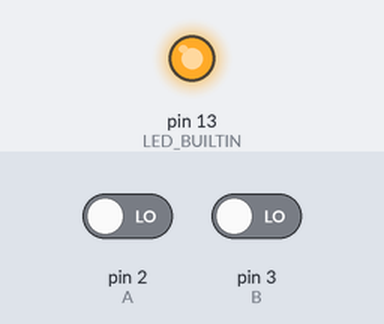
A sketch run on a simulated Arduino Uno, built with avr-gcc and run on an emulated ATmega328P. On the bench: output pins drawn as LEDs (lit = HIGH). The inputs (shaded band) are chosen by the test bench; at power-on: pin 2 (A) LOW, pin 3 (B) LOW. What the sketch prints to the serial monitor is not drawn.

Above: at 0.1 s.
Timing chart, 0 to 1.6 s (numbered marks = the images above):
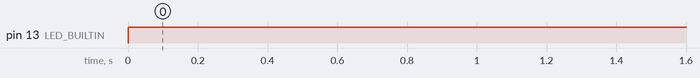

The sketch:

Arduino.ino
```cpp
#include <Arduino.h>

int A=2;
int B=3;


void setup() {

   pinMode(A,INPUT);
   pinMode(B,INPUT);
   pinMode(LED_BUILTIN,OUTPUT);

}


void loop()
{
      int a=digitalRead(A);
      int b=digitalRead(B);

      int Y=(!(a||b))||(a||b);

       if(Y==1)
	   {
         digitalWrite(LED_BUILTIN,HIGH);
         Serial.begin(9600);
         Serial.print("HIGH ");
         delay(500);

        }
      else
	  {
         digitalWrite(LED_BUILTIN,LOW);
         Serial.begin(9600);
         Serial.print("LOW ");
         delay(500);
      }

}
```

Measured:
- by itself, pin 13 (LED_BUILTIN): LOW → HIGH at 0.00 s
